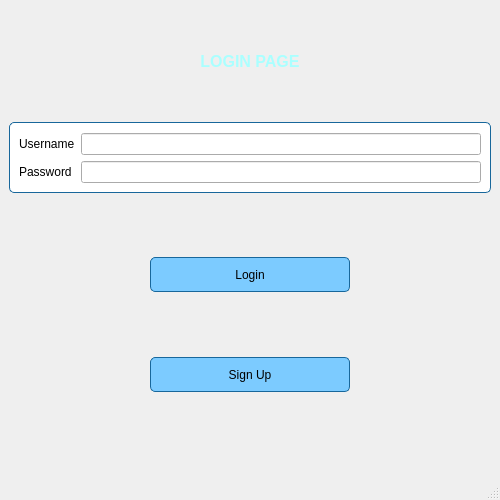
<?xml version="1.0" encoding="UTF-8"?>
<ui version="4.0">
 <class>MainWindow</class>
 <widget class="QMainWindow" name="MainWindow">
  <property name="geometry">
   <rect>
    <x>0</x>
    <y>0</y>
    <width>500</width>
    <height>500</height>
   </rect>
  </property>
  <property name="minimumSize">
   <size>
    <width>500</width>
    <height>500</height>
   </size>
  </property>
  <property name="maximumSize">
   <size>
    <width>500</width>
    <height>500</height>
   </size>
  </property>
  <property name="windowTitle">
   <string>Login</string>
  </property>
  <property name="autoFillBackground">
   <bool>false</bool>
  </property>
  <widget class="QWidget" name="centralwidget">
   <property name="styleSheet">
    <string notr="true">#centralWidget {
border-image : url(:/main_bg.jpg); }</string>
   </property>
   <layout class="QVBoxLayout" name="verticalLayout_2">
    <item>
     <layout class="QGridLayout" name="gridLayout">
      <item row="0" column="0">
       <layout class="QVBoxLayout" name="verticalLayout">
        <item>
         <spacer name="verticalSpacer_4">
          <property name="orientation">
           <enum>Qt::Vertical</enum>
          </property>
          <property name="sizeHint" stdset="0">
           <size>
            <width>20</width>
            <height>40</height>
           </size>
          </property>
         </spacer>
        </item>
        <item>
         <layout class="QHBoxLayout" name="horizontalLayout_3">
          <property name="topMargin">
           <number>0</number>
          </property>
          <item>
           <spacer name="horizontalSpacer_5">
            <property name="orientation">
             <enum>Qt::Horizontal</enum>
            </property>
            <property name="sizeHint" stdset="0">
             <size>
              <width>40</width>
              <height>20</height>
             </size>
            </property>
           </spacer>
          </item>
          <item>
           <widget class="QLabel" name="label_3">
            <property name="minimumSize">
             <size>
              <width>150</width>
              <height>30</height>
             </size>
            </property>
            <property name="styleSheet">
             <string notr="true"/>
            </property>
            <property name="text">
             <string>&lt;html&gt;&lt;head/&gt;&lt;body&gt;&lt;p align=&quot;center&quot;&gt;&lt;span style=&quot; font-size:12pt; font-weight:600; color:#aaffff;&quot;&gt;LOGIN PAGE&lt;/span&gt;&lt;/p&gt;&lt;/body&gt;&lt;/html&gt;</string>
            </property>
            <property name="scaledContents">
             <bool>true</bool>
            </property>
            <property name="alignment">
             <set>Qt::AlignCenter</set>
            </property>
           </widget>
          </item>
          <item>
           <spacer name="horizontalSpacer_6">
            <property name="orientation">
             <enum>Qt::Horizontal</enum>
            </property>
            <property name="sizeHint" stdset="0">
             <size>
              <width>40</width>
              <height>20</height>
             </size>
            </property>
           </spacer>
          </item>
         </layout>
        </item>
        <item>
         <spacer name="verticalSpacer_7">
          <property name="orientation">
           <enum>Qt::Vertical</enum>
          </property>
          <property name="sizeHint" stdset="0">
           <size>
            <width>20</width>
            <height>40</height>
           </size>
          </property>
         </spacer>
        </item>
        <item>
         <widget class="QFrame" name="formFrame">
          <property name="styleSheet">
           <string notr="true">#formFrame {
border: 1px solid rgb(24,103,155);
border-radius: 5px;
background-color:white;
}</string>
          </property>
          <layout class="QFormLayout" name="formLayout">
           <property name="topMargin">
            <number>10</number>
           </property>
           <item row="2" column="0">
            <widget class="QLabel" name="label">
             <property name="text">
              <string>&lt;html&gt;&lt;head/&gt;&lt;body&gt;&lt;p&gt;&lt;span style=&quot; font-size:9pt;&quot;&gt;Username&lt;/span&gt;&lt;/p&gt;&lt;/body&gt;&lt;/html&gt;</string>
             </property>
            </widget>
           </item>
           <item row="3" column="0">
            <widget class="QLabel" name="label_2">
             <property name="text">
              <string>&lt;html&gt;&lt;head/&gt;&lt;body&gt;&lt;p&gt;&lt;span style=&quot; font-size:9pt;&quot;&gt;Password&lt;/span&gt;&lt;/p&gt;&lt;/body&gt;&lt;/html&gt;</string>
             </property>
            </widget>
           </item>
           <item row="2" column="1">
            <widget class="QLineEdit" name="usernameinput">
             <property name="maxLength">
              <number>60</number>
             </property>
            </widget>
           </item>
           <item row="3" column="1">
            <widget class="QLineEdit" name="pwdinput">
             <property name="maxLength">
              <number>60</number>
             </property>
             <property name="echoMode">
              <enum>QLineEdit::Password</enum>
             </property>
            </widget>
           </item>
          </layout>
         </widget>
        </item>
        <item>
         <spacer name="verticalSpacer_3">
          <property name="orientation">
           <enum>Qt::Vertical</enum>
          </property>
          <property name="sizeType">
           <enum>QSizePolicy::MinimumExpanding</enum>
          </property>
          <property name="sizeHint" stdset="0">
           <size>
            <width>0</width>
            <height>0</height>
           </size>
          </property>
         </spacer>
        </item>
        <item>
         <spacer name="verticalSpacer_2">
          <property name="orientation">
           <enum>Qt::Vertical</enum>
          </property>
          <property name="sizeHint" stdset="0">
           <size>
            <width>20</width>
            <height>40</height>
           </size>
          </property>
         </spacer>
        </item>
        <item>
         <layout class="QHBoxLayout" name="horizontalLayout_2">
          <property name="topMargin">
           <number>20</number>
          </property>
          <item>
           <spacer name="horizontalSpacer_3">
            <property name="orientation">
             <enum>Qt::Horizontal</enum>
            </property>
            <property name="sizeHint" stdset="0">
             <size>
              <width>40</width>
              <height>20</height>
             </size>
            </property>
           </spacer>
          </item>
          <item>
           <widget class="QPushButton" name="loginButton">
            <property name="minimumSize">
             <size>
              <width>200</width>
              <height>35</height>
             </size>
            </property>
            <property name="maximumSize">
             <size>
              <width>100</width>
              <height>16777215</height>
             </size>
            </property>
            <property name="toolTip">
             <string>&lt;html&gt;&lt;head/&gt;&lt;body&gt;&lt;p&gt;LOGIN&lt;/p&gt;&lt;p&gt;&lt;br/&gt;&lt;/p&gt;&lt;/body&gt;&lt;/html&gt;</string>
            </property>
            <property name="styleSheet">
             <string notr="true">border: 1px solid rgb(24,103,155);
border-radius: 5px;
background-color: rgb(124,203,255);</string>
            </property>
            <property name="text">
             <string>Login</string>
            </property>
           </widget>
          </item>
          <item>
           <spacer name="horizontalSpacer_4">
            <property name="orientation">
             <enum>Qt::Horizontal</enum>
            </property>
            <property name="sizeHint" stdset="0">
             <size>
              <width>40</width>
              <height>20</height>
             </size>
            </property>
           </spacer>
          </item>
         </layout>
        </item>
        <item>
         <spacer name="verticalSpacer_6">
          <property name="orientation">
           <enum>Qt::Vertical</enum>
          </property>
          <property name="sizeHint" stdset="0">
           <size>
            <width>20</width>
            <height>40</height>
           </size>
          </property>
         </spacer>
        </item>
        <item>
         <layout class="QHBoxLayout" name="horizontalLayout">
          <property name="topMargin">
           <number>20</number>
          </property>
          <item>
           <spacer name="horizontalSpacer_2">
            <property name="orientation">
             <enum>Qt::Horizontal</enum>
            </property>
            <property name="sizeHint" stdset="0">
             <size>
              <width>40</width>
              <height>20</height>
             </size>
            </property>
           </spacer>
          </item>
          <item>
           <widget class="QPushButton" name="signupbutton">
            <property name="minimumSize">
             <size>
              <width>200</width>
              <height>35</height>
             </size>
            </property>
            <property name="styleSheet">
             <string notr="true">border: 1px solid rgb(24,103,155);
border-radius: 5px;
background-color: rgb(124,203,255);</string>
            </property>
            <property name="text">
             <string>Sign Up</string>
            </property>
           </widget>
          </item>
          <item>
           <spacer name="horizontalSpacer">
            <property name="orientation">
             <enum>Qt::Horizontal</enum>
            </property>
            <property name="sizeHint" stdset="0">
             <size>
              <width>40</width>
              <height>20</height>
             </size>
            </property>
           </spacer>
          </item>
         </layout>
        </item>
        <item>
         <spacer name="verticalSpacer_5">
          <property name="orientation">
           <enum>Qt::Vertical</enum>
          </property>
          <property name="sizeHint" stdset="0">
           <size>
            <width>20</width>
            <height>40</height>
           </size>
          </property>
         </spacer>
        </item>
        <item>
         <spacer name="verticalSpacer">
          <property name="orientation">
           <enum>Qt::Vertical</enum>
          </property>
          <property name="sizeHint" stdset="0">
           <size>
            <width>20</width>
            <height>40</height>
           </size>
          </property>
         </spacer>
        </item>
       </layout>
      </item>
     </layout>
    </item>
   </layout>
  </widget>
  <widget class="QStatusBar" name="statusbar"/>
 </widget>
 <resources/>
 <connections/>
</ui>
